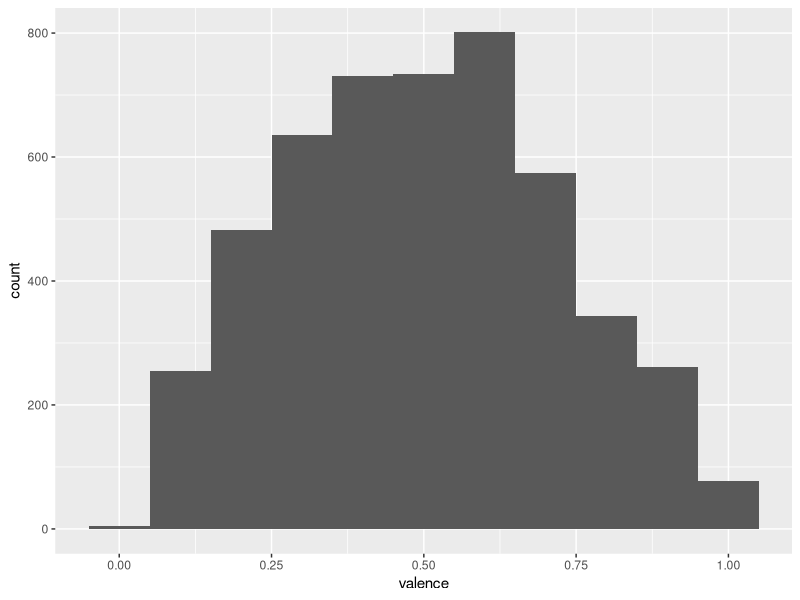
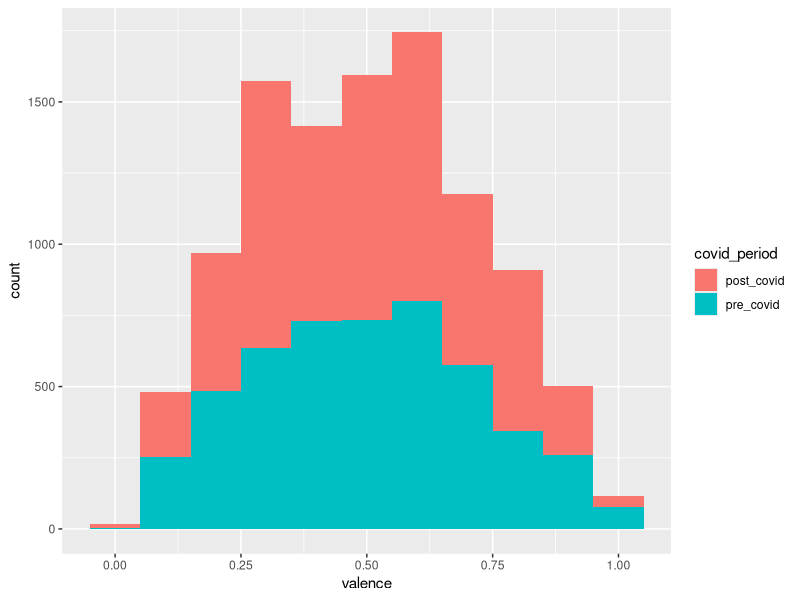
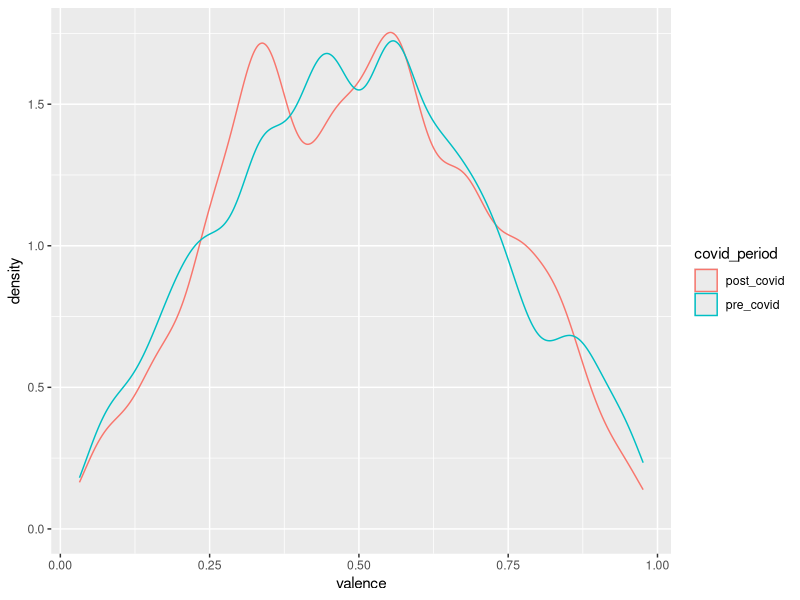
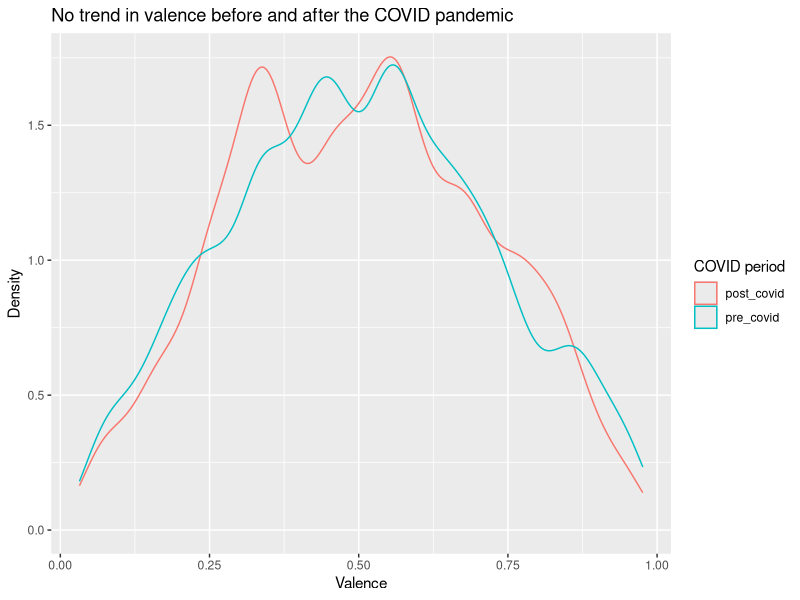
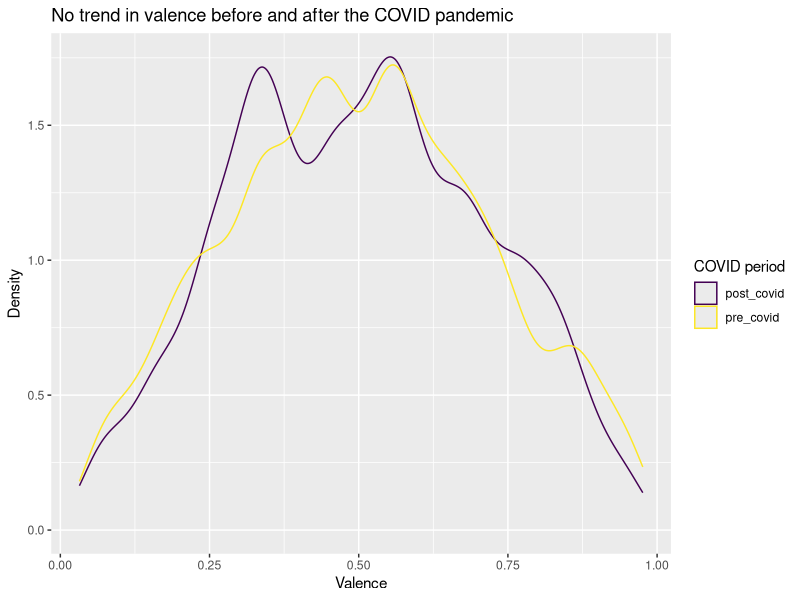
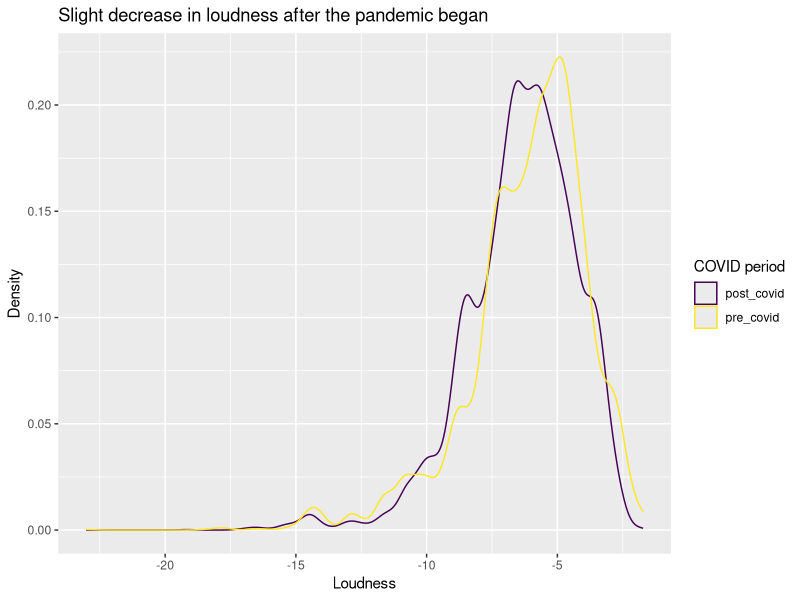
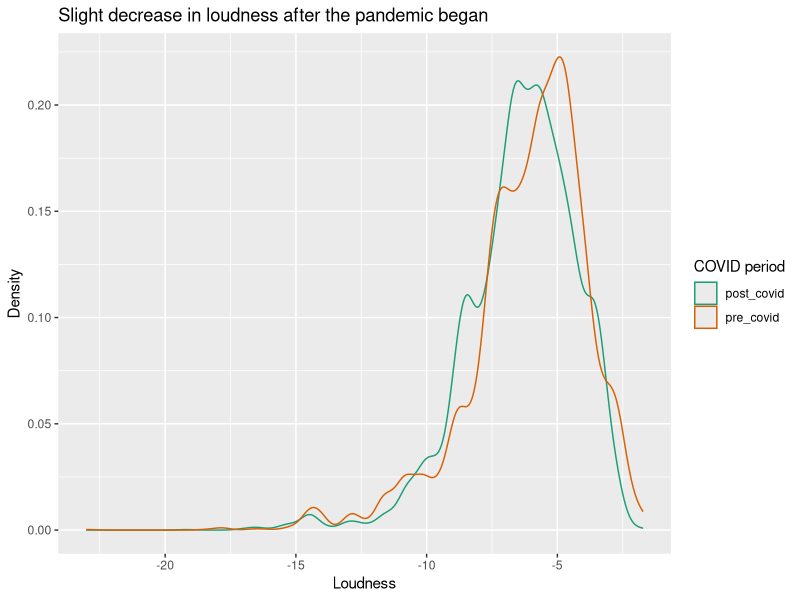

Reproduce these figures in R, in order.
## ---- chunk 1
library(tidyverse)
library(here)
## ---- chunk 2
spotify <- read_csv(here("data", "spotify.csv"))
## ---- chunk 3
pre_covid <- filter(spotify, covid_period == "pre_covid")
pre_covid <- select(pre_covid, loudness, energy)
pre_covid
## ---- chunk 4
spotify %>% 
  filter(covid_period == "pre_covid") %>% 
  select(loudness, energy)
## ---- chunk 5
# first filter for pre-covid songs
pre_covid <- filter(spotify, covid_period == "pre_covid")

# now, visualize a histogram of the valence for these songs
ggplot(data = pre_covid, aes(x = valence)) +
  geom_histogram(binwidth = 0.1)
## ---- chunk 6
spotify %>%
  ggplot(aes(x = valence, fill = covid_period)) +
  geom_histogram(binwidth = 0.1)
## ---- chunk 7
spotify %>%
  ggplot(aes(x = valence, color = covid_period)) +
  geom_density()
## ---- chunk 8
spotify %>%
  ggplot(aes(x = valence, color = covid_period)) +
  geom_density() +
  labs(
    title = "No trend in valence before and after the COVID pandemic",
    x = "Valence",
    y = "Density",
    color = "COVID period"
  )
## ---- chunk 9
spotify %>%
  ggplot(aes(x = valence, color = covid_period)) +
  geom_density() +
  labs(
    title = "No trend in valence before and after the COVID pandemic",
    x = "Valence",
    y = "Density",
    color = "COVID period"
  ) +
  scale_color_viridis_d()
## ---- chunk 10
spotify %>% 
  filter(danceability > 0.50) %>% 
  select(tempo, energy) 
## ---- chunk 11
spotify %>%
  ggplot(aes(x = loudness, color = covid_period)) +
  geom_density() +
  labs(
    title = "Slight decrease in loudness after the pandemic began",
    x = "Loudness",
    y = "Density",
    color = "COVID period"
  ) +
  scale_color_viridis_d()
## ---- chunk 12
spotify %>%
  ggplot(aes(x = loudness, color = covid_period)) +
  geom_density() +
  labs(
    title = "Slight decrease in loudness after the pandemic began",
    x = "Loudness",
    y = "Density",
    color = "COVID period"
  ) +
  scale_color_brewer(palette = "Dark2")
